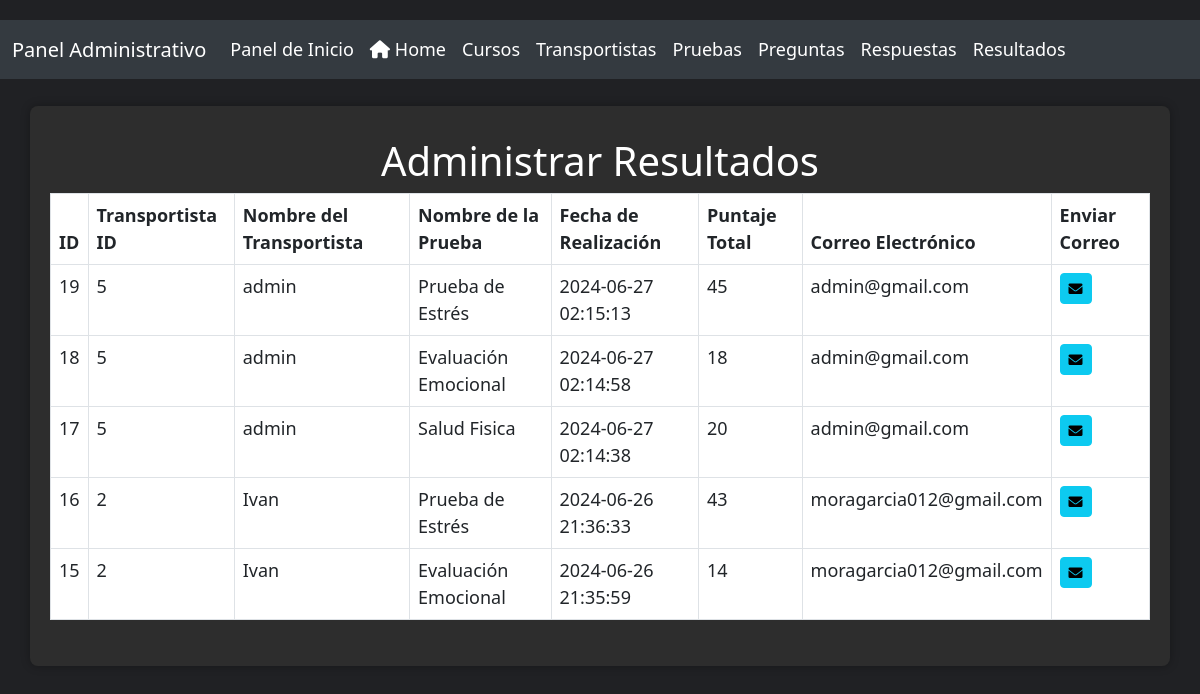
The app's page /admin/admin_resultados.php (signed in) with its own data.
### tables this page shows
CREATE TABLE `resultados`  (
  `ID` int(11) NOT NULL AUTO_INCREMENT,
  `IDTransportista` int(11) NOT NULL,
  `IDPrueba` int(11) NOT NULL,
  `FechaRealizacion` timestamp NOT NULL DEFAULT CURRENT_TIMESTAMP,
  `PuntajeTotal` int(11) NOT NULL DEFAULT 0,
  PRIMARY KEY (`ID`) USING BTREE,
  INDEX `fk_transportista`(`IDTransportista`) USING BTREE,
  INDEX `fk_prueba`(`IDPrueba`) USING BTREE,
  CONSTRAINT `fk_resultados_prueba` FOREIGN KEY (`IDPrueba`) REFERENCES `pruebas` (`ID`) ON DELETE RESTRICT ON UPDATE RESTRICT,
  CONSTRAINT `fk_resultados_transportista` FOREIGN KEY (`IDTransportista`) REFERENCES `transportistas` (`ID`) ON DELETE RESTRICT ON UPDATE RESTRICT
);

CREATE TABLE `transportistas`  (
  `ID` int(11) NOT NULL AUTO_INCREMENT,
  `NumeroTrabajador` varchar(50) NULL DEFAULT NULL,
  `Nombre` varchar(255) NULL DEFAULT NULL,
  `Apellido` varchar(255) NULL DEFAULT NULL,
  `Contraseña` varchar(255) NULL DEFAULT NULL,
  `Imagen` varchar(255) NULL DEFAULT NULL,
  `CorreoElectronico` varchar(255) NULL DEFAULT NULL,
  `EstaActivo` tinyint(1) NULL DEFAULT NULL,
  `EsAdmin` tinyint(1) NULL DEFAULT 0,
  PRIMARY KEY (`ID`) USING BTREE
);

### admin/admin_resultados.php (the view, shortened to what this page needs)
<?php
require_once '../Conexion/conectar.php';
function obtenerNombreTransportista($idTransportista, $conexion)
{
    $nombre = "";
    $stmt = mysqli_prepare($conexion, "SELECT Nombre FROM transportistas WHERE ID = ?");
    mysqli_stmt_bind_param($stmt, "i", $idTransportista);
    mysqli_stmt_execute($stmt);
    mysqli_stmt_bind_result($stmt, $nombre);
    return $nombre;
}
function obtenerNombrePrueba($idPrueba, $conexion)
{
    $nombrePrueba = "";
    $stmt = mysqli_prepare($conexion, "SELECT Nombre FROM pruebas WHERE ID = ?");
    mysqli_stmt_bind_param($stmt, "i", $idPrueba);
    mysqli_stmt_execute($stmt);
    mysqli_stmt_bind_result($stmt, $nombrePrueba);
    return $nombrePrueba;
}
$sql = "SELECT r.ID, r.IDTransportista, r.IDPrueba, r.FechaRealizacion, r.PuntajeTotal, t.CorreoElectronico
        FROM resultados r
        INNER JOIN transportistas t ON r.IDTransportista = t.ID
        ORDER BY r.FechaRealizacion DESC";
$resultado = mysqli_query($cn, $sql);
?>
<!DOCTYPE html>
<html lang="en">
<head>
    <link href="https://cdnjs.cloudflare.com/ajax/libs/font-awesome/6.0.0-beta3/css/all.min.css" rel="stylesheet">
    <link href="https://cdn.jsdelivr.net/npm/bootstrap@5.3.0/dist/css/bootstrap.min.css" rel="stylesheet">
    <link rel="stylesheet" href="../admin/styles/styles.css">
</head>
<body>
    <nav class="navbar navbar-expand-lg navbar-dark">
        <div class="container-fluid">
            <a class="navbar-brand" href="#">Panel Administrativo</a>
            <div class="collapse navbar-collapse" id="navbarNav">
                <ul class="navbar-nav">
                    <li class="nav-item">
                        <a class="nav-link" href="../admin.php">Panel de Inicio</a>
                    </li>
                    <li class="nav-item">
                        <a class="nav-link" href="../home.php"><i class="fas fa-home"></i> Home</a>
                    </li>
                    <li class="nav-item">
                        <a class="nav-link" href="admin_cursos.php">Cursos</a>
                    </li>
                    <li class="nav-item">
                        <a class="nav-link" href="admin_transportistas.php">Transportistas</a>
                    </li>
                    <li class="nav-item">
                        <a class="nav-link" href="admin_pruebas.php">Pruebas</a>
                    </li>
                    <li class="nav-item">
                        <a class="nav-link" href="admin_preguntasmental.php">Preguntas</a>
                    </li>
                    <li class="nav-item">
                        <a class="nav-link" href="admin_respuestas.php">Respuestas</a>
                    </li>
                    <li class="nav-item">
                        <a class="nav-link active" aria-current="page" href="admin_resultados.php">Resultados</a>
                    </li>
                </ul>
            </div>
        </div>
    </nav>
    <br>
    <div class="container">
        <h1>Administrar Resultados</h1>
        <table class="table table-bordered">
            <thead class="thead-dark">
                <tr>
                    <th>ID</th>
                    <th>Transportista ID</th>
                    <th>Nombre del Transportista</th>
                    <th>Nombre de la Prueba</th>
                    <th>Fecha de Realización</th>
                    <th>Puntaje Total</th>
                    <th>Correo Electrónico</th>
                    <th>Enviar Correo</th>
                </tr>
            </thead>
            <tbody>
                <?php
                while ($row = mysqli_fetch_assoc($resultado)) {
                    $nombreTransportista = obtenerNombreTransportista($row['IDTransportista'], $cn);
                    $nombrePrueba = obtenerNombrePrueba($row['IDPrueba'], $cn);
                    echo "<tr>";
                    echo "<td>" . $row['ID'] . "</td>";
                    echo "<td>" . $row['IDTransportista'] . "</td>";
                    echo "<td>" . $nombreTransportista . "</td>";
                    echo "<td>" . $nombrePrueba . "</td>";
                    echo "<td>" . $row['FechaRealizacion'] . "</td>";
                    echo "<td>" . $row['PuntajeTotal'] . "</td>";
                    echo "<td>" . $row['CorreoElectronico'] . "</td>";
                    echo "<td>";
                    echo "<form method='post'>";
                    echo "<button type='submit' name='correo' class='btn btn-info btn-sm' title='Enviar Correo'><i class='fas fa-envelope'></i></button>";
                    echo "</form>";
                    echo "</td>";
                    echo "</tr>";
                }
                ?>
            </tbody>
        </table>
    </div>
</body>
</html>

### admin/styles/styles.css (style rules this page uses)
body { background-color: #1e1e2d; color: #ffffff; font-size: 18px; }
.navbar { background-color: #2c2c38; }
.navbar-brand, .nav-link { color: #ffffff; }
.container { display: flex; justify-content: center; align-items: center; flex-direction: column; min-height: 70vh; }
a { color: inherit; text-decoration: none; }

### admin/admin_resultados.php (style rules this page uses)
body { background-color: #202124; color: #ffffff; padding-top: 20px; padding-bottom: 20px; }
.navbar { background-color: #343a40 !important; }
.container { background-color: #2d2d2d; border-radius: 8px; padding: 20px; box-shadow: 0px 0px 10px rgba(0, 0, 0, 0.3); }
.table { color: #ffffff; }
.btn { margin-right: 5px; }

### records on screen
resultados: ID "19", IDTransportista "5", nombreTransportista "admin", nombrePrueba "Prueba de Estrés", FechaRealizacion "2024-06-27 02:15:13", PuntajeTotal "45", IDTransportista.CorreoElectronico "admin@gmail.com"
resultados: ID "18", IDTransportista "5", nombreTransportista "admin", nombrePrueba "Evaluación Emocional", FechaRealizacion "2024-06-27 02:14:58", PuntajeTotal "18", IDTransportista.CorreoElectronico "admin@gmail.com"
resultados: ID "17", IDTransportista "5", nombreTransportista "admin", nombrePrueba "Salud Fisica", FechaRealizacion "2024-06-27 02:14:38", PuntajeTotal "20", IDTransportista.CorreoElectronico "admin@gmail.com"
resultados: ID "16", IDTransportista "2", nombreTransportista "Ivan", nombrePrueba "Prueba de Estrés", FechaRealizacion "2024-06-26 21:36:33", PuntajeTotal "43", IDTransportista.CorreoElectronico "moragarcia012@gmail.com"
resultados: ID "15", IDTransportista "2", nombreTransportista "Ivan", nombrePrueba "Evaluación Emocional", FechaRealizacion "2024-06-26 21:35:59", PuntajeTotal "14", IDTransportista.CorreoElectronico "moragarcia012@gmail.com"
